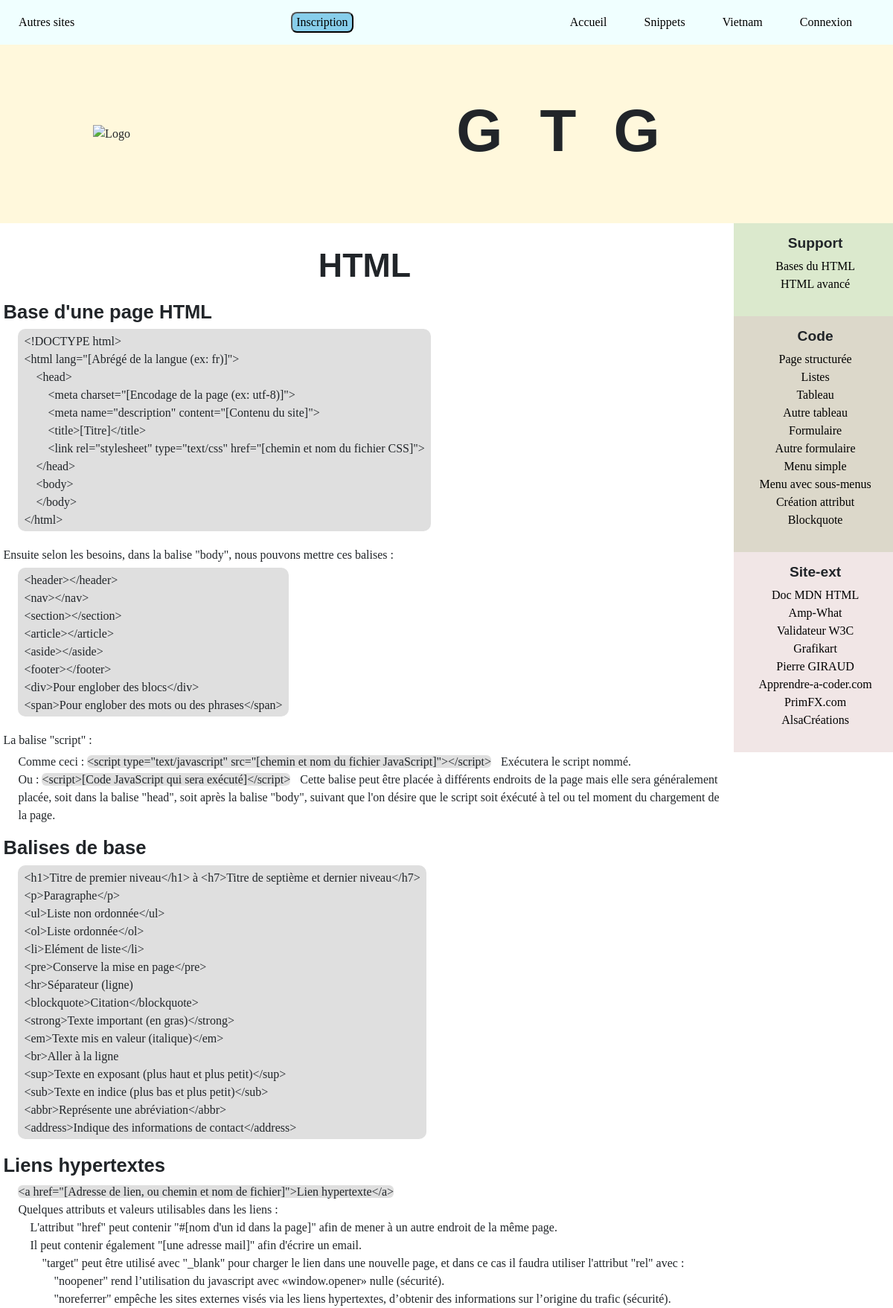
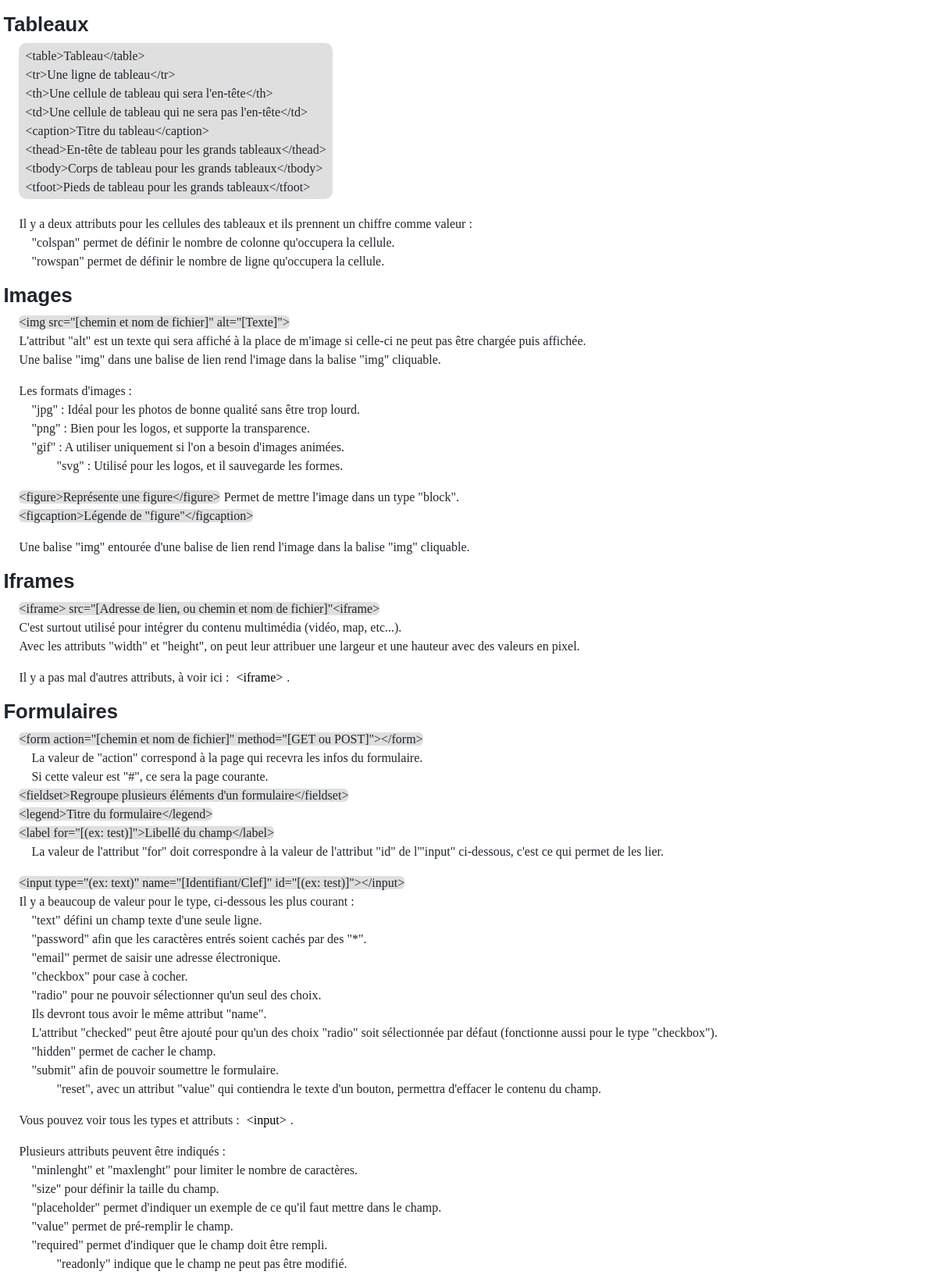
Page /?target=rubric&id=5 (upper part) on the committed database (2 pictures, top to bottom).
### tables this page shows
CREATE TABLE IF NOT EXISTS link (
    idLink SMALLINT(5) NOT NULL AUTO_INCREMENT,
    label VARCHAR(40) NOT NULL,
    adrOrFile tinytext NOT NULL,
    idRub SMALLINT(5) DEFAULT NULL,
    idType SMALLINT(5) DEFAULT NULL,
    PRIMARY KEY (idLink)
);

### core/ctrl/Controller.php (called while the page is built, shortened)
<?php
class Controller
{
    private $template;
    public function __construct(string $template)
    {
        $this->template = $template;
    }
    public function render(string $view, array $params): void
    {
        $section = ob_get_clean();
        require_once $this->template;
    }
}

### index.php (called while the page is built, shortened)
<?php
require_once 'config' . DIRECTORY_SEPARATOR . 'Autoloader.php';
$db = new MyPdo();
$router = new Router($_GET, $db);
$router->route();

### config/Autoloader.php (called while the page is built, shortened)
<?php
class Autoloader {
    static function autoload($class_name) {
        $chunks = explode('\\', $class_name);
        $fileName = array_pop($chunks) . '.php';
        for ($i = 0; $i < count($chunks); $i++) {
            $chunks[$i] = strtolower($chunks[$i]);
        }
    }
}

### manager/Manager.php (called while the page is built, shortened)
<?php
abstract class Manager
{
    protected $className;
    public function __construct(string $className, PDO $db)
    {
        $this->className = $className;
        $this->db = $db;
    }
    protected function convInObj(array $assocs)
    {
        $className = $this->className;
        if (class_exists($className)) {
            $obj = new $className();
            foreach ($assocs as $key => $value) {
                $setter = 'set' . ucfirst($key);
                if (method_exists($obj, $setter)) {
                    $obj->$setter($value);
                }
            }
        }
        return $obj;
    }
}

### manager/LinkManager.php (called while the page is built, shortened)
<?php
class LinkManager extends Manager
{
    private $rubricManager;
    private $typeManager;
    public function __construct(PDO $db)
    {
        $this->rubricManager = new RubricManager($db);
        $this->typeManager = new TypeManager($db);
    }
    public function findAllByIdRubAndIdType(int $idRub, string $label): array
    {
        $stmt = $this->db->prepare(
            'SELECT l.* FROM link l
                        JOIN type t ON l.idType = t.idType
                        WHERE idRub = :idRub AND t.label = :label');
        $stmt->execute([':idRub' => $idRub, ':label' => $label]);
        $results = $stmt->fetchAll(PDO::FETCH_ASSOC);
        $objs = [];
        foreach ($results as $assocs) {
            $objs[] = $this->convInObj($assocs);
        }
        return $objs;
    }
    public function findAllAsides(int $idRub, array $typeLabels): array
    {
    $links = [];
    foreach($typeLabels as $label)
        $links[$label] = $this->findAllByIdRubAndIdType($idRub, $label);
    return $links;
    }
    protected function convInObj(array $assocs)
    {
        $link = parent::convInObj($assocs);
        $rubric = ($assocs['idRub'] != null) ? $this->rubricManager->findOne($assocs['idRub']) : null;
        $type = ($assocs['idType'] != null) ? $this->typeManager->findOne($assocs['idType']) : null;
        $link->setRubric($rubric);
        $link->setType($type);
        return $link;
    }
}

### manager/RubricManager.php (called while the page is built, shortened)
<?php
class RubricManager extends Manager
{
    public function findOne(int $id): ?Rubric
    {
        $stmt = $this->db->prepare('SELECT * FROM rubric WHERE idRub = :id');
        $stmt->execute([':id' => $id]);
        $assocs = $stmt->fetch(PDO::FETCH_ASSOC);
        return $assocs ? $this->convInObj($assocs) : null;
    }
}

### manager/TypeManager.php (called while the page is built, shortened)
<?php
class TypeManager extends Manager
{
    public function findOne(int $id): ?Type
    {
        $stmt = $this->db->prepare('SELECT * FROM type WHERE idType = :id');
        $stmt->execute([':id' => $id]);
        $assocs = $stmt->fetch(PDO::FETCH_ASSOC);
        return $assocs ? $this->convInObj($assocs) : null;
    }
}

### model/Link.php (called while the page is built, shortened)
<?php
class Link
{
    private $idLink;
    private $label;
    public function getIdLink()
    {
        return $this->idLink;
    }
    public function setIdLink($idLink)
    {
        $this->idLink = $idLink;
    }
    public function getLabel()
    {
        return $this->label;
    }
    public function setLabel($label)
    {
        $this->label = $label;
    }
}

### view/fragment/asides.php (the view, shortened to what this page needs)
<aside id="<?= $key ?>_aside">
    <h2><?= ucfirst($key) ?></h2>
    <ul>
        <?php foreach ($values as $link) :
            if ($link instanceof Link) : ?>
                <li>
                    <a href="index.php?target=link&action=open&id=<?= $link->getIdLink() ?>">
                        <?= $link->getLabel() ?></a>
                </li>
            <?php endif;
        endforeach; ?>
    </ul>
</aside>

### view/template.php (shortened to what this page needs)
<!DOCTYPE html>
<html lang="fr">
	<head>
        <link rel="stylesheet" href="https://stackpath.bootstrapcdn.com/bootstrap/4.5.2/css/bootstrap.min.css">
        <link rel="stylesheet"
              href="//cdnjs.cloudflare.com/ajax/libs/highlight.js/10.1.1/styles/default.min.css">
		<link rel="stylesheet" type="text/css" href="../style/style.css">
	</head>
	<body>
		<header>
			<nav id="nav_header">
				<div>
					<a class="ws-nowrap" href="?target=autres_sites">Autres sites</a>
				</div>
                <?php if (!isset($_SESSION['User'])) : ?>
                    <div><a href="?target=auth&action=subscribe"><button id="button_inscription">Inscription</button></a></div>
                <?php endif; ?>
				<ul>
					<li><a href="index.php">Accueil</a></li>
                        <li><a href="?target=snippet">Snippets</a></li>
					<li><a href="?target=vietnam">Vietnam</a></li>
					<?php if (isset($_SESSION['User']))	: ?>
                        <?php if ($_SESSION['User'] == 'v' || $_SESSION['User'] == 'w' || $_SESSION['User'] == 'x' || $_SESSION['User'] == 'z') : ?>
						    <li><a href="?target=warhammer">Warhammer JDRF</a></li>
                        <?php endif; ?>
						<li><a href="?target=auth&action=logout">Déconnexion</a></li>
					<?php else : ?>
						<li><a href="?target=auth&action=loginForm">Connexion</a></li>
					<?php endif; ?>
				</ul>
			</nav>
			<div>
				<figure>
                    <?php if (isset($_SESSION['User']) && $_SESSION['User'] == 'gilleste') : ?>
                        <a href="?target=admin&admTarg=link"><img src="imgs/thumbmails/logo.png" alt="Logo"></a>
                    <?php else : ?>
					    <img src="imgs/thumbmails/logo.png" alt="Logo">
                    <?php endif; ?>
				</figure>
				<div>
					<h1>GTG</h1>
				</div>
			</div>
		</header>
		<main>
            <?php $showLinks = isset($links);
            ?>
            <?= $section ?>
            <?php if ($showLinks && !empty($links['support']) || !empty($links['code'])
                || !empty($links['site-ext']) || !empty($links['recette'])) : ?>
			    <div id="asides">
                    <?php
                        foreach($links as $key => $values) {
                            if (!empty($values) && $key != 'menu-rubrique') {
                                require ROOT_DIR . 'view/fragment/asides.php';
                            }
                        }
                    ?>
			    </div>
            <?php endif; ?>
		</main>
	</body>
</html>

### style/style.css (style rules this page uses)
:root { --fndHeader: #FFF8DC; --fndNavHeader: #F0FFFF; --fndNavSide: #F1F1F1; --fndFooter: #D8EEE0; --Noir: #000000; --Rouge: #FF0000; --Bleu: #0000FF; --txtInfBorder: #22BB22; --infbul: #8A2BE2; --fndProg: #DFDFDF; --fndInput: #EFEFEF; --fndTxtArea: #EFEFEF; --fndTabTh: #C1C1C1; --supAside: #DBE9CD; --codeAside: #DCD8CA; --sitExtAside: #F1E6E6; --recAside: #DBE9CD; --liSnippets: #007BBF; --lititleSnippet: #00FF00; --violet: #9932CC; }
* { margin: 0; padding: 0; }
ul { list-style-type: none; }
a { padding: 5px; text-decoration: none; color: black; }
main { justify-content: center; }
body { display: flex; flex-direction: column; font-family: spectral, serif; }
h1, h2, h3, h4, h5, h6 { font-family: acari-sans, sans-serif; font-weight: bold; text-align: center; }
.ws-nowrap { white-space: nowrap; }
header { display: flex; flex-direction: column; width: 100%; background-color: var(--fndHeader); }
header > div { margin-top: 60px; display: flex; height: 240px; width: 100%; }
header > div > figure { display: flex; justify-content: center; align-items: center; height: 240px; width: 25%; }
header > div > div { display: flex; justify-content: center; align-items: center; width: 75%; }
header h1 { padding-left: 50px; font-family: ethnocentric, sans-serif; font-size: 5em; font-weight: bold; letter-spacing: 50px; }
#nav_header { display: flex; justify-content: space-between; height: 60px; width: 100%; background-color: var(--fndNavHeader); position:fixed; z-index: 10; }
#nav_header div { display: flex; justify-content: center; align-items: center; }
#button_inscription { padding: 0 5px; background-color: skyblue; border-radius: 8px; }
#nav_header > div > a { margin: 20px; }
#nav_header ul { padding-right: 30px; display: flex; justify-content: center; align-items: center; height: 60px; }
#nav_header li { padding: 0 20px; }
main { display: flex; width: 100%; }
#asides { display: flex; flex-direction: column; text-align: center; width: 16%; min-width: 220px; }
aside { padding: 15px 5px; display: flex; flex-direction: column; justify-content: flex-start; width: 100%; }
aside h2 { font-size: 1.2em; }
#support_aside { height: auto; background-color: var(--supAside); }
#code_aside { height: auto; background-color: var(--codeAside); }
#site-ext_aside { height: auto; background-color: var(--sitExtAside); }

### rows in the picture
link: label "Bases du HTML"
link: label "HTML avancé"
link: label "Page structurée"
link: label "Listes"
link: label "Tableau"
link: label "Autre tableau"
link: label "Formulaire"
link: label "Autre formulaire"
link: label "Menu simple"
link: label "Menu avec sous-menus"
link: label "Création attribut"
link: label "Blockquote"
link: label "Doc MDN HTML"
link: label "Amp-What"
link: label "Validateur W3C"
link: label "Grafikart"
link: label "Pierre GIRAUD"
link: label "Apprendre-a-coder.com"
link: label "PrimFX.com"
link: label "AlsaCréations"

### other values in the picture
$key "Support"
$key "Code"
$key "Site-ext"
